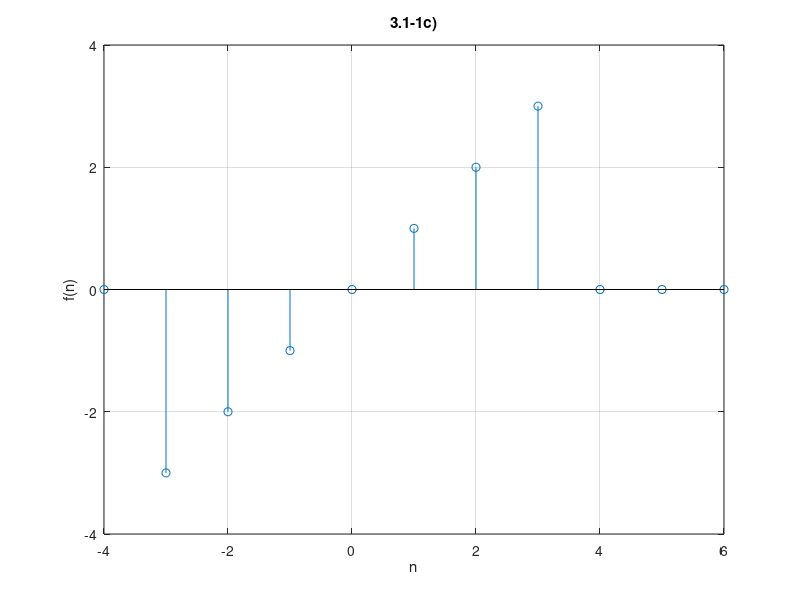

This chart was generated by the following MATLAB code: (Note: this script raises an error after producing the figure.)
%% Práctica 4: Señales en tiempo discreto
%
%
%% Integrantes
%
% Portillo Martínez Arturo
%
%% Objetivos
%
% * Manipulación básica de MATLAB.
% * Gráficas de señales reales y complejas discretas.
% * Transformación de señales discretas (escalamientos y traslaciones).
%
%% Introducción
%
% Se realizó la investigación del uso de Python para la realización de
% gráficas, a continuación se muestran las gráficas correspondientes al problema 1 mediante Python.
% 
% Esta es la primer gráfica sin modificar
%
% <<intro1.png>>
%
% Esta es la segunda gráfica ya modificada
%
% <<intro2.png>>
% 
% Se puede consultar el código realizado con Python en el siguiente <https://colab.research.google.com/drive/1faHYpa43-ickpVptmwIjHGMVIsl39thM?usp=sharing enlace>. 
%
%% Desarrollo
%
% A continuación se realizará el desarrollo de los siguientes problemas
% planteados para entregar en la práctica.
% 
% *1.* Resuelve el problema 3.11-2.
%
% *2.* Resuelve el problema 3.2-7, tenga cuidado en los escalamientos horizontales.
%
% *3.* Resuelva el problema 3.11-6.
%
% *4.* Con los programas desarrollados en el punto 3, resuelva 3.1-1 c) y 3.1-2 b).
%
% *5.* Construya una app que permita (consultar los ejemplos preconstruidos):
%
% * Gráficar señales en tiempo discreto reales, el usuario ingresa la definición de la señal en el formato especifico.
% * El usuario puede definir el intervalo de la gráfica.
% * El usuario puede seleccionar el tipo de transformación (horizontal, vertical o combinación) que desee realizar a la señal, la app deberá mostrar la gráfica de esta transformación.
% * Se adjunta una imagen de la app a la práctica, y el archivo de la app.
%
% No es necesario incluir conclusiones en esta práctica, si lo considera
% necesario puede incluir apéndices, no olvide incluir sus referencias.
%
%% Problema 1
%
% Resuelve el problema 3.11-2.
% 
% 3.11-2 Considere la función de tiempo discreto
%
% $$f[n] = e^{-n/5}cos(\pi n/5)u[n]$$
%
% La sección 3.11 utiliza funciones anónimas describiendo señales DT.
% 
% f = @(n) exp(-n/5).*cos(pi*n/5).*(n>=0);
%
% Si bien esta función anónima funciona correctamente para una operación de
% reducción de resolución como f[2n], no funciona correctamente durante una
% operación de muestreo superior, como f[n/2]. Modifica la función anónima
% f para que también se adapte correctamente a las operaciones de
% sobremuestreo. Pruebe su código computando y trazando:
%
% f(n/2) en (-10<=n<=10).
%
% Tenemos la función f inical y veremos como se comporta con la señal dada.
n = -10:1:10;
f = @(n) exp(-n/5).*cos(pi*n/5).*(n>=0);
stem(n,f(n/2)); title('Función inicial'); xlabel('n'); ylabel('f(n/2)'); grid on;
%%
% Modificando la función 
f = @(n) exp((-n)/5).*cos((pi*n)/5).*(n>=0).*(round(n)==n);
stem(n,f(n/2)); title('Función modificada'); xlabel('n'); ylabel('f(n/2)'); grid on;
%%
% Mi propuesta para modificar la función creada es agregar una parte lógica
% a la función modificando la interpolación lineal por una interpolación 0.
%
% Siendo que cada que el valor sea entero se graficará el valor
% correspondiente de la función. 
%
%% Problema 2
%
% Resuelve el problema 3.2-7, tenga cuidado en los escalamientos horizontales.
%
% 3.2-7 Para la siguiente señal mostrada grafique las siguientes señales
%
% *(a)* $$x[-n]$$
%
% *(b)* $$x[n+6]$$
%
% *(c)* $$x[n-6]$$
%
% *(d)* $$x[3n]$$
%
% *(e)* $$x[\frac{n} 3]$$
%
% *(f)* $$x[3-n]$$
% 
% <<3.1-1b.png>>
% 
% La señal anterior puede ser dada por la siguiente función:
n = -20:1:20;
f = @(n) (n.*(n>=0) - n.*(n>3) - (n-6).*(n>3) + (n-6).*(n>6)).*(round(n)==n);
stem(n,f(n)); title('Función Original'); xlabel('n'); ylabel('f(n)'); grid on; axis([-2 8,0,3]);
%%
% *(a)* $$x[-n]$$
stem(n,f(-1*n)); title('(a)'); xlabel('n'); ylabel('f(-n)'); grid on; axis([-8 2,0,3]);
%%
% *(b)* $$x[n+6]$$
stem(n,f(n+6)); title('(b)'); xlabel('n'); ylabel('f(n+6)'); grid on; axis([-8 2,0,3]);
%%
% *(c)* $$x[n-6]$$
stem(n,f(n-6)); title('(c)'); xlabel('n'); ylabel('f(n-6)'); grid on; axis([4 14,0,3]);
%%
% *(d)* $$x[3n]$$
stem(n,f(3*n)); title('(d)'); xlabel('n'); ylabel('f(3n)'); grid on; axis([-2 8,0,3]);
%%
% *(e)* $$x[\frac{n} 3]$$
stem(n,f(n/3)); title('(e)'); xlabel('n'); ylabel('f(n/3)'); grid on; axis([-2 18,0,3]);
%%
% *(f)* $$x[3-n]$$
stem(n,f(3-n)); title('(f)'); xlabel('n'); ylabel('f(3-n)'); grid on; axis([-4 6,0,3]);
%% Problema 3
%
% Resuelva el problema 3.11-6.
%
% 3.11-6 Supongamos que existe un vector x en el espacio de trabajo de
% MATLAB, correspondiente a una señal DT x[n] de duración finita.
%
% *(a)* Escriba una función en MATLAB que, cuando pase el vector x, calcule
% y devuelva Ex, la energía de x[n].
%
% *(b)* Escriba una función en MATLAB que, cuando pase el vector x, calcule
% y devuelva Px, la potencia de x[n]. Suponiendo que x[n] es periódico y
% ese vector x contiene datos para un número entero de períodos de x[n].
%
% *(a)* crearemos la función Ex = Energia(x) solicitando solamente el vector x. 
% 
% <<Energia.png>>
% 
%%
% Podemos observar que se crea la función, la cual obtiene el índice del
% primer y último valor del vector x, después se crea un arreglo for para
% realizar la sumatoria y obtener el valor de Ex.
%
% Se adjuntó una imagen ya que es una función y solo se permite una función
% principal por script.
%
% Pero se creó la función Energia a parte y puede acceder a ella <https://19apm.github.io/ASySPracticas/PR04/Energia.m aqui> 
%
% *(b)* Crearemos la función Px = Poder(x,n) solicitando el vector x y el
% vector n.
% 
% <<Poder.png>>
% 
%%
% Podemos observar que se crea la función, la cual implementa la función Ex
% agregando la parte final donde de calcula el límite de N cuando tiende al
% último valor del vector n de 1/2N+1 multiplicado por la sumatoria
% realizada.
%
% Se adjuntó una imagen ya que es una función y solo se permite una función
% principal por script.
%
% Pero se creó la función Poder a parte y puede acceder a ella <https://19apm.github.io/ASySPracticas/PR04/Poder.m aqui> 
%
%% Problema 4
%
% Con los programas desarrollados en el punto 3, resuelva 3.1-1 c) y 3.1-2 b).
%
% 3.1-1 Encuentre la energía de la señal representada en:
%
% c)
%
% <<3.1-1c.png>>
% 
% 3.1-2 Encuentre el poder de la señal ilustrada en:
%
% b)
%
% <<3.1-2b.png>>
% 
% *Problema 3.1-1 c)* Definimos la función de la gráfica mostrada en
% (-4<=n<=6)
f = @(n) n.*(n+3>=0) + (-n).*(n-3>0); 
n = -4:1:6;
stem (n,f(n)); title('3.1-1c)'); xlabel('n'); ylabel('f(n)'); grid on; axis([-4 6,-4,4]);
%%
% Posteriormente provamos la función Ex primero definiendo el vector x y
% despues llamando a la función.
f = @(n) n.*(n+3>=0) + (-n).*(n-3>0); 
n = -10:1:10
x = f(n)
Ex = Energia(x)
%%
% *Problema 3.1-2 c)* Definimos la función de la gráfica mostrada en el
% intervalo mostrado
% (-15<=n<=15)
f = @(n) 1*(mod((n-1),12) == 0) + 2*(mod((n-2),12) == 0) + 3*(mod((n-3),12) == 0) - 1*(mod((n+1),12) == 0) - 2*(mod((n+2),12) == 0) - 3*(mod((n+3),12) == 0) ;
n = -15:1:15;
stem (n,f(n)); title('3.1-2b)'); xlabel('n'); ylabel('f(n)'); grid on; axis([-16 16,-4,4]);
%%
% Posteriormente provamos la función Px primero definiendo el vector x y
% despues llamando a la función.
f = @(n) 1*(mod((n-1),12) == 0) + 2*(mod((n-2),12) == 0) + 3*(mod((n-3),12) == 0) - 1*(mod((n+1),12) == 0) - 2*(mod((n+2),12) == 0) - 3*(mod((n+3),12) == 0) ;
n = -15:1:15;
x = f(n)
Px = Poder(x,n)
%% Problema 5
%
% Construya una app que permita (consultar los ejemplos preconstruidos):
%
% * Gráficar señales en tiempo discreto reales, el usuario ingresa la definición de la señal en el formato especifico.
% * El usuario puede definir el intervalo de la gráfica.
% * El usuario puede seleccionar el tipo de transformación (horizontal, vertical o combinación) que desee realizar a la señal, la app deberá mostrar la gráfica de esta transformación.
% * Se adjunta una imagen de la app a la práctica, y el archivo de la app.
%
% Se puede consultar el archivo de la app <https://19apm.github.io/ASySPracticas/PR04/Problema5.mlapp aqui>
%
% <<app.png>>
% 
 
